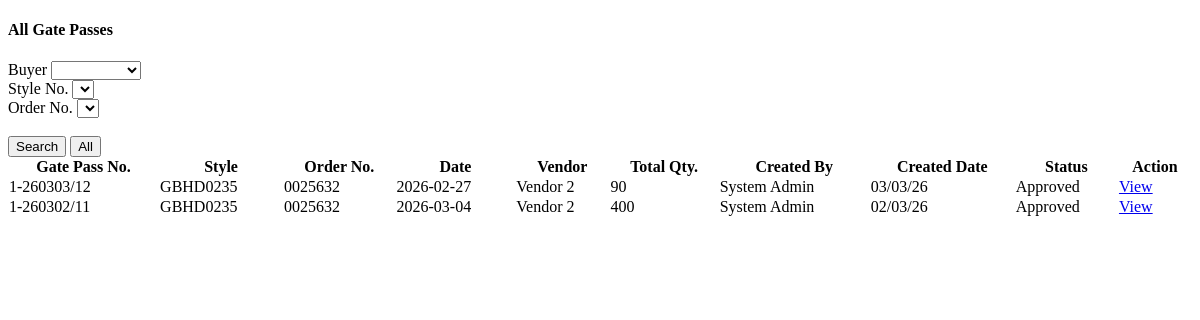
The app's page /pages/gp_all_page.php, older data.
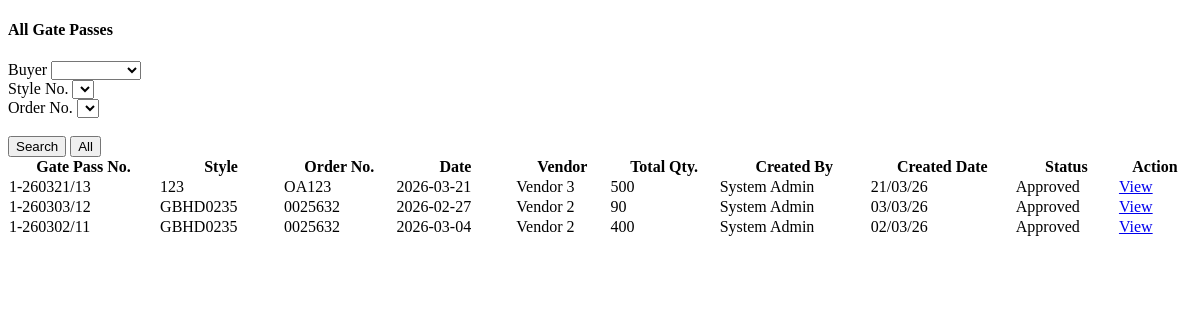
The same page, newer data.
### tables this page shows
CREATE TABLE `gatepass` (
  `gatepassID_1` int(32) NOT NULL,
  `gatepassID_2` varchar(100) NOT NULL,
  `locationID` int(32) NOT NULL,
  `orderNoID` int(32) NOT NULL,
  `gatepassDate` date NOT NULL,
  `vendorID` int(32) NOT NULL,
  `orderAgreement` int(32) NOT NULL,
  `status` varchar(20) NOT NULL,
  `createdDT` datetime NOT NULL DEFAULT current_timestamp(),
  `createdBy` int(32) NOT NULL,
  `approvedBy` int(32) DEFAULT NULL,
  `approvedDT` datetime DEFAULT NULL
);

CREATE TABLE `styleorder` (
  `id` int(32) NOT NULL,
  `styleNo` varchar(50) NOT NULL,
  `orderNo` varchar(100) NOT NULL,
  `orderQty` int(32) NOT NULL,
  `division` varchar(50) NOT NULL,
  `proCategory` varchar(50) NOT NULL,
  `description` varchar(250) NOT NULL,
  `deliveryDate` date NOT NULL,
  `Status` varchar(20) NOT NULL,
  `createdDT` datetime NOT NULL DEFAULT current_timestamp(),
  `createdBy` int(32) NOT NULL
);

CREATE TABLE `vendors` (
  `vendorID` int(32) NOT NULL,
  `vendor` varchar(100) NOT NULL,
  `address` varchar(150) NOT NULL,
  `tel` varchar(20) DEFAULT NULL,
  `fax` varchar(20) DEFAULT NULL,
  `brNo` varchar(50) DEFAULT NULL,
  `vatNo` varchar(50) DEFAULT NULL,
  `vatPercentage` double NOT NULL,
  `contactPerson` varchar(50) DEFAULT NULL,
  `dailyCapacity` int(32) NOT NULL,
  `email` varchar(100) DEFAULT NULL,
  `status` varchar(10) NOT NULL,
  `createdDT` datetime NOT NULL DEFAULT current_timestamp(),
  `createdBy` int(32) NOT NULL
);

### pages/gp_all_page.php (the view, shortened to what the changed rows need)
<?php
	include "../includes/db-con.php";
    $allQuery="SELECT GP.gatepassID_1 AS 'gpID1', CONCAT(GP.gatepassID_2,'/', GP.gatepassID_1) AS 'gpID2',GP.gatepassDate AS 'GPDATE',SO.styleNo AS 'STYLE',SO.orderNo AS 'ORDERNO', ML.location AS 'LOC',
         V.vendor AS 'VEN',GP.orderAgreement AS 'AGREEMENT',SUM(GD.matQty) AS 'TOTAL', GP.status AS 'STATUS', CONCAT(U.Fname,' ',U.Lname) AS 'CREATEDBY', DATE_FORMAT(GP.createdDT,'%d/%m/%y') AS 'CREATEDDATE'
                    FROM  gatepass GP JOIN gatepass_details GD ON GP.gatepassID_1=GD.gpID JOIN mast_location AS ML ON GP.locationID=ML.locationID
                    JOIN styleorder AS SO ON GP.orderNoID=SO.id JOIN vendors AS V ON GP.vendorID=V.vendorID JOIN agreements AS AG ON GP.orderAgreement=AG.id
                    JOIN users AS U ON GP.createdBy=U.User_ID ";
    $orderby="GROUP BY GD.gpID ORDER BY GP.gatepassID_1 DESC";
    $returnAll=mysqli_query($conn,$allQuery.$orderby);
 ?>
<!DOCTYPE html>
<html lang="en">
<head>
</head>
<body>
    <div class="table-wrapper">
        <table class="table1" cellspacing="0" style="min-width:100%">
        	<tr class="text-center">
            	<th>Gate Pass No.</th>
                <th>Style</th>
                <th>Order No.</th>
                <th>Date</th>
                <th>Vendor</th>
                <th>Total Qty.</th>
                <th>Created By</th>
                <th>Created Date</th>
                <th>Status</th>
                <th>Action</th>
            </tr>
            <?php
            try{
                while($result1=mysqli_fetch_assoc($returnAll))
                {
                    ?>
                    <tr>
                        <td class="text-center"><?php echo $result1['gpID2']?></td>
                        <td><?php echo $result1['STYLE']?></td>
                        <td><?php echo $result1['ORDERNO']?></td>
                        <td><?php echo $result1['GPDATE']?></td>
                        <td><?php echo $result1['VEN']?></td>
                        <td><?php echo $result1['TOTAL']?></td>
                        <td><?php echo $result1['CREATEDBY']?></td>
                        <td class="text-center"><?php echo $result1['CREATEDDATE']?></td>
                        <td class="text-center"><?php echo $result1['STATUS']?></td>
                        <td class="text-center"><?php
                                $selected= $result1['gpID1'];
                                $url = 'gp_view_page.php?activity=viewgp&Criteria=Gatepass&selectedID= '.$selected;
                                echo '<a href="' . htmlspecialchars($url) . '" target="_blank" rel="noopener noreferrer">View</a>';
                        ?></td>
                    </tr>
                    <?php
                }
            }
            catch(Exception $e){
                echo "Error: " . $e->getMessage();
            }
			?>
        </table>
    </div>
</body>
</html>

Row changes from the older to the newer data that the page shows:
added gatepass: gpID2 "1-260321/13", orderNoID.styleNo "123", orderNoID.orderNo "OA123", gatepassDate "2026-03-21", vendorID.vendor "Vendor 3", TOTAL "500", CREATEDBY "System Admin", CREATEDDATE "21/03/26", status "Approved"
